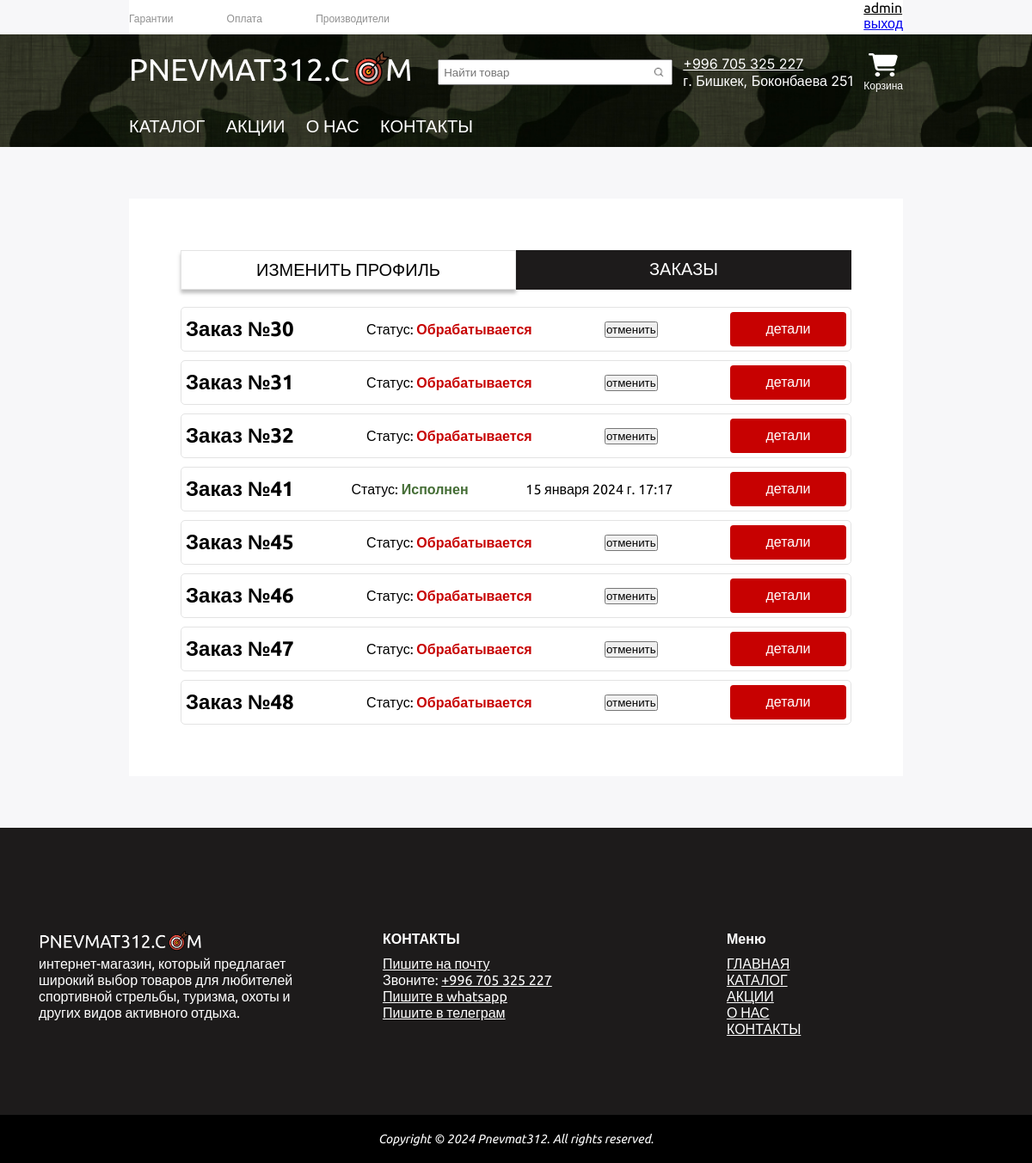
The page /user/profile/ (signed in) on the database its author committed.
### apps/orders/models.py (models this page shows, shortened)
class Order(models.Model):
    class Meta:
        verbose_name_plural = 'Заказы'
    date_created = models.DateTimeField('Дата создания корзины', default=datetime.datetime.today())
    date_executed = models.DateTimeField('Дата Исполнения', default=(datetime.datetime.today()
                                                                   + datetime.timedelta(days=10)))
    id_user = models.ForeignKey('users.Profile', on_delete=models.CASCADE)
    address = models.TextField('Номер телефона', max_length=1000)
    placed = models.BooleanField('Оформлено', default=False)
    orderText = models.TextField('Товары', max_length=1000)
    executed = models.BooleanField('Исполнено', default=False)

### apps/users/views.py (the view, shortened to what this page needs)
# urls.py: path('profile/', views.profile, name='profile'),
def profile(request):
    prof = Profile.objects.get(profile=request.user)
    orders = Order.objects.all()
    carts = []
    for order in orders:
            carts += Cart.objects.filter(id_order=order)
    initial_dict = {
        'username': request.user.username,
        'email': request.user.email
    }
    form = ChangeUserProfileForm(initial=initial_dict)
    return render(request, 'profile.html', {'form': form,'carts': carts, 'orders': orders, 'profile': prof})

### apps/users/forms.py
class ChangeUserProfileForm(forms.Form):
    username = forms.CharField(label='Имя', widget=forms.TextInput(attrs={'placeholder': 'Логин'}), required=False)
    email = forms.EmailField(label='Почта', widget=forms.TextInput(attrs={'placeholder': 'Почта'}), required=False)
    password = forms.CharField(label='Старый пароль', required=False, widget=forms.PasswordInput(attrs={'placeholder': 'Пароль'}))
    password_new = forms.CharField(label='Новый пароль', required=False, widget=forms.PasswordInput(attrs={'placeholder': 'Новый пароль'}))
    password_again = forms.CharField(label='Повторите пароль', required=False, widget=forms.PasswordInput(attrs={'placeholder': 'Повторите новый пароль'}))

### apps/users/templates/profile.html (shortened to what this page needs)
{% extends 'base.html' %}
{% block staticfiles %}
{% load static %}
<link  rel="stylesheet" href="{% static 'css/profile.css' %}">
{% endblock staticfiles %}
{% block content %}
<div class="profile">
    <div class="container">
        <div class="profile__content">
            <div class="profile__tabs">
                <ul>
                    <li class="active">ИЗМЕНИТЬ ПРОФИЛЬ</li>
                    <li>ЗАКАЗЫ</li>
                </ul>
            </div>
                <div class="profile__wrapper">
                    <div class="profile__tab-content profile__tab-content_active">
                        <div class="profile__orders">
                            {% for order in orders %}
                            {% if order.id_user == profile %}
                            <div class="profile__order">
                                <div class="profile__subwrapper">
                                    <h2 class="profile__order-title">Заказ №{{ order.id }}</h2>
                                    {% if order.executed %}
                                        <div class="status">Статус: <span style="color:#446D35;"><b>Исполнен</b></span></div>
                                        {% else %}
                                        <div class="status">Статус: <span style="color:#C70101;"><b>Обрабатывается</b></span></div>
                                    {% endif %}
                                    {% if order.executed %}
                                        <div>
                                            {% if order.executed %}
                                            {{ order.date_executed }}
                                            {% endif %}
                                        </div>
                                        {% else %}
                                        <form action="{% url 'delete_order' order.id %}" method="post">
                                            <button type="submit" class="btn btn-danger btn-sm">
                                              отменить
                                            </button>
                                          </form>
                                    {% endif %}
                                    <div class="profile__order-more">детали</div>
                                </div>
                            </div>
                            {% endif %}
                            {% endfor %}
                        </div>
                    </div>
                </div>
        </div>
    </div>
</div>
{% load static %}
{% endblock content %}

### Pnevmat312/templates/base.html (shortened to what this page needs)
<!DOCTYPE html>
<html lang="ru">
<head>
    {% load static %}
    <link rel="stylesheet" href="{% static 'css/base.css' %}">
    <link rel="stylesheet" href="{% static 'css/animate.css' %}">
    {% block staticfiles %}
    {% endblock staticfiles %}
</head>
<body>
    {% block navbar %}
        <header>
        <div class="container">
            <div class="top">
                <ul class="top__menu">
                    <li><a href="/guarantees">Гарантии</a></li>
                    <li><a href="/pay">Оплата</a></li>
                    <li><a href="/fabricators">Производители</a></li>
                </ul>
                {% if user.is_authenticated %}
                    <div class="top__profile">
                        <a href="/user/profile" class="top__username">{{ user.username }}</a>
                    <a href="/user/logout/">выход</a>
                    </div>
                {% else %}
                    <ul class="top__auth">
                        <li><a href="/user/auth">Вход</a></li>
                    </ul>
                {% endif %}
            </div>
        </div>
        <div class="header">
            <div class="container">
                <div class="header__info">
                    <div class="header__logo wow animate__fadeInUp" data-wow-duration="3s" style="visibility: visible; animation-duration: 3s; animation-name: fadeInUp;">
                        <a href="/"><img src="{% static  '/img/logo.png' %}" alt="logo"></a>
                    </div>
                    <div class="header__search">
                        <a href="/category/?category=Ножи" style="cursor: pointer;">
                            <form action="" method="get">
                                <input name="search" placeholder="Найти товар" type="text">
                                <button type="submit"><img src="{% static  '/img/search-icon.svg' %}" alt="search-icon"></button>
                              </form>
                        </a>
                    </div>
                    <address class="header__contacts">
                        <a href="tel:+996705325227" class="header__phone">+996 705 325 227</a>
                        <span class="header__address">г. Бишкек, Боконбаева 251</span>
                    </address>
                    <div class="header__cart">
                        <a href="/orders"><img src="{% static  '/img/cart.svg' %}" alt="cart"></a>
                        <a href="#">Корзина</a>
                    </div>
                </div>
                <nav class="header__menu">
                    <ul>
                        <li><a href="#catalog">КАТАЛОГ</a></li>
                        <li><a href="#actions">АКЦИИ</a></li>
                        <li><a href="#about">О НАС</a></li>
                        <li><a href="#contacts">КОНТАКТЫ</a></li>
                    </ul>
                </nav>
            </div>
        </div>
    </header>
    {% endblock navbar %}
    {% block content %}
    {% endblock content %}
    <footer class="footer">
        <div class="footer-container">
          <div class="footer-col">
            <img src="{% static  '/img/logo.png' %}" alt="logo">
            <p>интернет-магазин, который предлагает широкий выбор товаров для любителей спортивной стрельбы, туризма, охоты и других видов активного отдыха.</p>
          </div>
          <div class="footer-col">
            <h4>КОНТАКТЫ</h4>
            <p><a href="mailto:email@example.com?subject=Enquiry&body=Hello, I have a question">Пишите на почту</a></p>
            <p>Звоните: <a href="tel:+996705325227">+996 705 325 227</a></p>
            <p><a href="https://wa.me/1234567890?text=Hello,%20I%20have%20a%20question">Пишите в whatsapp</a></p>
            <p><a href="mailto:email@example.com?subject=Enquiry&body=Hello, I have a question">Пишите в телеграм</a></p>
          </div>
          <div class="footer-col" id="footer-contacts">
            <h4>Меню</h4>
            <nav>
              <ul>
                <li><a href="/">ГЛАВНАЯ</a></li>
                <li><a href="#catalog">КАТАЛОГ</a></li>
                <li><a href="#actions">АКЦИИ</a></li>
                <li><a href="#about">О НАС</a></li>
                <li><a href="#contacts">КОНТАКТЫ</a></li>
              </ul>
            </nav>
          </div>
        </div>
        <div class="bottombar">Copyright © 2024 Pnevmat312. All rights reserved.</div>
      </footer>
{% load  static %}
</body>
</html>

### Pnevmat312/static/css/base.css (style rules this page uses)
* { box-sizing: border-box; padding: 0; margin: 0; font-family: "Ubuntu", sans-serif; }
body { background: #F7F7F9; }
.container { width: 1140px; margin: 0 auto; }
header { min-height: 161px; }
.top { display: flex; justify-content: space-between; height: 40px; background: #fff; }
.top__menu { display: flex; width: 303px; justify-content: space-between; list-style: none; align-items: center; }
.top__menu li a { font-family: "Inter", sans-serif; color: #919191; font-size: 12px; text-decoration: none; }
.header { font-family: "Inter", sans-serif; min-height: 121px; padding: 20px 0 12px 0; background: url("../../../static/img/header-bg.jpg") center center/cover no-repeat; min-height: 40px; width: 100%; }
.header__contacts { font-family: "Inter", sans-serif; display: flex; flex-direction: column; align-items: flex-start; justify-content: center; line-height: normal; font-style: normal; }
.header__phone { color: #fff; font-family: "Inter", sans-serif; font-size: 16px; }
.header__address { color: #fff; font-family: "Inter", sans-serif; font-size: 16px; }
.header__info { display: flex; justify-content: space-between; margin-bottom: 27px; align-items: center; }
.header__menu { width: 400px; }
.header__menu ul { display: flex; list-style: none; justify-content: space-between; }
.header__menu ul li a { color: #fff; font-size: 20px; text-decoration: none; }
.header__cart { display: flex; position: relative; flex-direction: column; justify-content: center; align-items: center; }
.header__cart a { font-family: "Inter", sans-serif; color: #fff; font-size: 12px; text-decoration: none; line-height: normal; }
.header__cart a img { width: 34px; height: 27px; }
.header__search form { position: relative; }
.header__search form input { height: 30px; width: 273px; padding: 5px; padding-right: 22px; }
.header__search form button { position: absolute; background: #fff; border: none; right: 9px; top: 8px; }
.header__search form button img { width: 14px; height: 14px; }
footer.footer { font-family: Tahoma, sans-serif; background-color: #1d1b1b; padding: 90px 0 0; }
footer.footer .footer-container { max-width: 1200px; margin: 0 auto; }
@media (min-width: 768px) { footer.footer .footer-container { display: -webkit-box; display: -ms-flexbox; display: flex; -webkit-box-pack: justify; -ms-flex-pack: justify; justify-content: space-between; } }
footer.footer .footer-container p, footer.footer .footer-container a, footer.footer .footer-container h4 { color: #FFFFFF; }
footer.footer .footer-container h4 { margin: 0 0 10px; }
footer.footer .footer-container p, footer.footer .footer-container a { font-size: 16px; }
footer.footer .footer-container img { max-width: 200px; }
footer.footer .footer-container .footer-col { margin: 0 15px 60px; padding: 30px; }
@media (min-width: 768px) { footer.footer .footer-container .footer-col { -ms-flex-preferred-size: 32%; flex-basis: 32%; } }
footer.footer .footer-container .footer-col ul li { list-style: none; }
footer.footer .bottombar { padding: 20px 15px; background-color: #000; text-align: center; font-style: italic; color: #FFFFFF; font-size: .9em; }
.top__username { display: flex; align-items:center; color:#000; }
@media (max-width: 1225px) { .container { max-width: 900px; } }

### apps/users/static/css/profile.css (style rules this page uses)
.profile { padding: 60px 0; }
.profile__content { background: #fff; padding: 60px; }
.profile__tabs { margin-bottom: 20px; width: 100%; background:#1d1b1b; }
.profile__tabs ul { display: flex; list-style: none; justify-content: space-around; }
.profile__tabs ul li { width: 50%; text-align: center; font-size: 20px; padding: 10px 0; color:#fff; cursor: pointer; }
.profile__tabs ul li.active { border: 1px solid #E3E3E3; background: #FFF; box-shadow: 0px 4px 4px 0px rgba(0, 0, 0, 0.25); color: #000; }
.profile__wrapper { display: flex; }
.profile__orders { width: 100%; display: flex; flex-direction: column; gap: 10px; }
.profile__order { border:#e3e3e3 1px solid; padding: 5px; border-radius:5px; width: 100%; }
.profile__subwrapper { display: flex; justify-content: space-between; align-items: center; }
.profile__order-more { width: 135px; height: 40px; color: #fff; border-radius: 4px; background: #C70101; border: none; cursor: pointer; padding: 10px; text-align: center; }
.profile__tab-content { display: none; }
.profile__tab-content_active { display: block; width: 100%; }

### rows shown on the page
Order: id "30", shows "Статус:", executed "Обрабатывается"
Order: id "31", shows "Статус:", executed "Обрабатывается"
Order: id "32", shows "Статус:", executed "Обрабатывается"
Order: id "41", shows "Статус:", executed "Исполнен", date_executed "15 января 2024 г. 17:17"
Order: id "45", shows "Статус:", executed "Обрабатывается"
Order: id "46", shows "Статус:", executed "Обрабатывается"
Order: id "47", shows "Статус:", executed "Обрабатывается"
Order: id "48", shows "Статус:", executed "Обрабатывается"

### other values the page prints
{{ user.username }} "admin"
